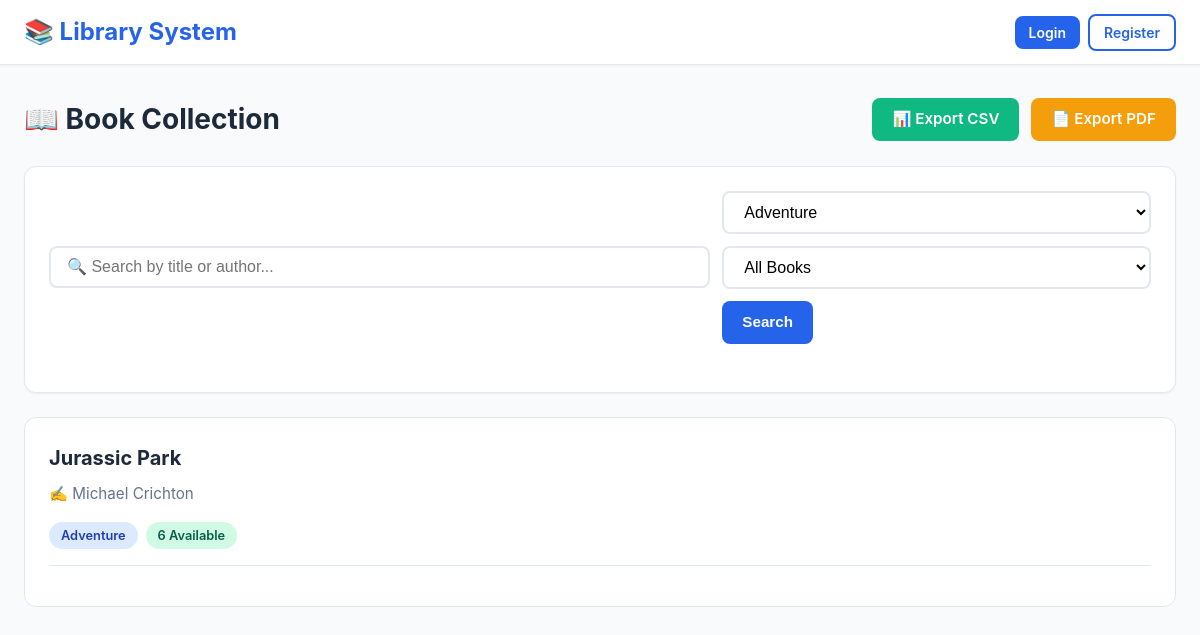
/books?category_id=1, run on the app's committed database.
### library_app_2025/models.py (models this page shows, shortened)
class Book(db.Model):
    id = db.Column(db.Integer, primary_key=True)
    title = db.Column(db.String(100), nullable=False)
    author = db.Column(db.String(100), nullable=False)
    quantity = db.Column(db.Integer, nullable=False, default=0)
    category_id = db.Column(db.Integer, db.ForeignKey('category.id'), nullable=True)
    borrows = db.relationship('Borrow', backref='book', lazy=True)

class Category(db.Model):
    id = db.Column(db.Integer, primary_key=True)
    name = db.Column(db.String(50), unique=True, nullable=False)
    books = db.relationship('Book', backref='category', lazy=True)

### library_app_2025/app.py (the view)
@app.route('/books')
def view_books():
    search_query = request.args.get('search', '').strip()
    filter_by = request.args.get('filter')
    category_id = request.args.get('category_id')
    q = Book.query
    if search_query:
        pattern = f"%{search_query}%"
        q = q.filter(or_(Book.title.ilike(pattern), Book.author.ilike(pattern)))
    if filter_by == 'available':
        q = q.filter(Book.quantity > 0)
    if category_id:
        try:
            cid = int(category_id)
            q = q.filter(Book.category_id == cid)
        except ValueError:
            pass
    books = q.order_by(Book.title.asc()).all()
    categories = Category.query.order_by(Category.name.asc()).all()
    return render_template(
        'books.html',
        books=books,
        search_query=search_query,
        filter_by=filter_by,
        categories=categories,
        selected_category_id=category_id,
        now=datetime.utcnow()
    )

### library_app_2025/templates/books.html (shortened to what this page needs)
{% extends "base.html" %}
{% block content %}
<div class="container">
    <div class="toolbar">
        <h1 class="toolbar-title">📖 Book Collection</h1>
        <div class="toolbar-actions">
            <a href="{{ url_for('export_books_csv') }}" class="btn btn-success">📊 Export CSV</a>
            <a href="{{ url_for('export_books_pdf') }}" class="btn btn-warning">📄 Export PDF</a>
        </div>
    </div>
    <div class="card">
        <div class="card-body">
            <form method="GET" action="{{ url_for('view_books') }}">
                <div class="search-bar">
                    <input type="text" name="search" class="form-control search-input"
                           placeholder="🔍 Search by title or author..."
                           value="{{ search_query or '' }}">
                    <div class="filter-group">
                        <select name="category_id" class="form-control">
                            {% for cat in categories %}
                                <option value="{{ cat.id }}"
                                    {% if selected_category_id == cat.id|string %}selected{% endif %}>
                                    {{ cat.name }}
                                </option>
                            {% endfor %}
                        </select>
                        <select name="filter" class="form-control">
                            <option value="">All Books</option>
                        </select>
                        <button type="submit" class="btn btn-primary">Search</button>
                    </div>
                </div>
            </form>
        </div>
    </div>
    {% if books %}
        <div class="grid grid-2">
            {% for book in books %}
                <div class="book-card">
                    <div>
                        <h3 class="book-card-title">{{ book.title }}</h3>
                        <p class="book-card-author">✍️ {{ book.author }}</p>
                        <div style="display: flex; gap: 0.5rem; margin-bottom: 1rem;">
                            {% if book.category %}
                                <span class="badge badge-info">{{ book.category.name }}</span>
                            {% endif %}
                            {% if book.quantity > 0 %}
                                <span class="badge badge-success">{{ book.quantity }} Available</span>
                            {% else %}
                                <span class="badge badge-danger">Out of Stock</span>
                            {% endif %}
                        </div>
                    </div>
                    <div class="book-card-footer">
                    </div>
                </div>
            {% endfor %}
        </div>
    {% endif %}
</div>
{% endblock %}

### library_app_2025/static/Images/style.css (style rules this page uses)
:root { --primary-color: #2563eb; --primary-hover: #1d4ed8; --secondary-color: #64748b; --success-color: #10b981; --warning-color: #f59e0b; --danger-color: #ef4444; --info-color: #3b82f6; --background: #f8fafc; --surface: #ffffff; --text-primary: #1e293b; --text-secondary: #64748b; --border-color: #e2e8f0; --shadow-sm: 0 1px 2px 0 rgba(0, 0, 0, 0.05); --shadow-md: 0 4px 6px -1px rgba(0, 0, 0, 0.1), 0 2px 4px -1px rgba(0, 0, 0, 0.06); --shadow-lg: 0 10px 15px -3px rgba(0, 0, 0, 0.1), 0 4px 6px -2px rgba(0, 0, 0, 0.05); --radius-sm: 0.375rem; --radius-md: 0.5rem; --radius-lg: 0.75rem; }
* { margin: 0; padding: 0; box-sizing: border-box; }
body { font-family: -apple-system, BlinkMacSystemFont, 'Segoe UI', Roboto, 'Helvetica Neue', Arial, sans-serif; background-color: var(--background); color: var(--text-primary); line-height: 1.6; min-height: 100vh; }
.container { max-width: 1280px; margin: 0 auto; padding: 2rem 1.5rem; }
.card { background-color: var(--surface); border-radius: var(--radius-lg); box-shadow: var(--shadow-sm); border: 1px solid var(--border-color); overflow: hidden; margin-bottom: 1.5rem; }
.card-body { padding: 1.5rem; }
.btn { display: inline-block; padding: 0.625rem 1.25rem; font-size: 0.95rem; font-weight: 600; text-align: center; text-decoration: none; border: none; border-radius: var(--radius-md); cursor: pointer; transition: all 0.2s; line-height: 1.5; }
.btn-primary { background-color: var(--primary-color); color: white; }
.btn-success { background-color: var(--success-color); color: white; }
.btn-warning { background-color: var(--warning-color); color: white; }
.form-control { width: 100%; padding: 0.625rem 1rem; font-size: 1rem; border: 2px solid var(--border-color); border-radius: var(--radius-md); background-color: var(--surface); transition: all 0.2s; }
select.form-control { cursor: pointer; }
.search-bar { display: flex; gap: 0.75rem; margin-bottom: 1.5rem; flex-wrap: wrap; align-items: center; }
.search-input { flex: 1; min-width: 250px; }
.filter-group { display: flex; gap: 0.75rem; flex-wrap: wrap; }
.badge { display: inline-block; padding: 0.25rem 0.75rem; font-size: 0.8rem; font-weight: 600; border-radius: 9999px; line-height: 1.5; }
.badge-success { background-color: #d1fae5; color: #065f46; }
.badge-info { background-color: #dbeafe; color: #1e40af; }
.grid { display: grid; gap: 1.5rem; margin-bottom: 1.5rem; }
.grid-2 { grid-template-columns: repeat(auto-fit, minmax(300px, 1fr)); }
.book-card { background-color: var(--surface); border: 1px solid var(--border-color); border-radius: var(--radius-lg); padding: 1.5rem; transition: all 0.2s; }
.book-card-title { font-size: 1.25rem; font-weight: 700; color: var(--text-primary); margin-bottom: 0.5rem; }
.book-card-author { color: var(--text-secondary); margin-bottom: 1rem; font-size: 0.95rem; }
.book-card-footer { display: flex; justify-content: space-between; align-items: center; margin-top: 1rem; padding-top: 1rem; border-top: 1px solid var(--border-color); }
.toolbar { display: flex; justify-content: space-between; align-items: center; margin-bottom: 1.5rem; flex-wrap: wrap; gap: 1rem; }
.toolbar-title { font-size: 1.75rem; font-weight: 700; color: var(--text-primary); }
.toolbar-actions { display: flex; gap: 0.75rem; flex-wrap: wrap; }

### data on the page
Book: title "Jurassic Park", author "Michael Crichton", category.name "Adventure", quantity "6"

### other printed values
form field category_id "Adventure"
